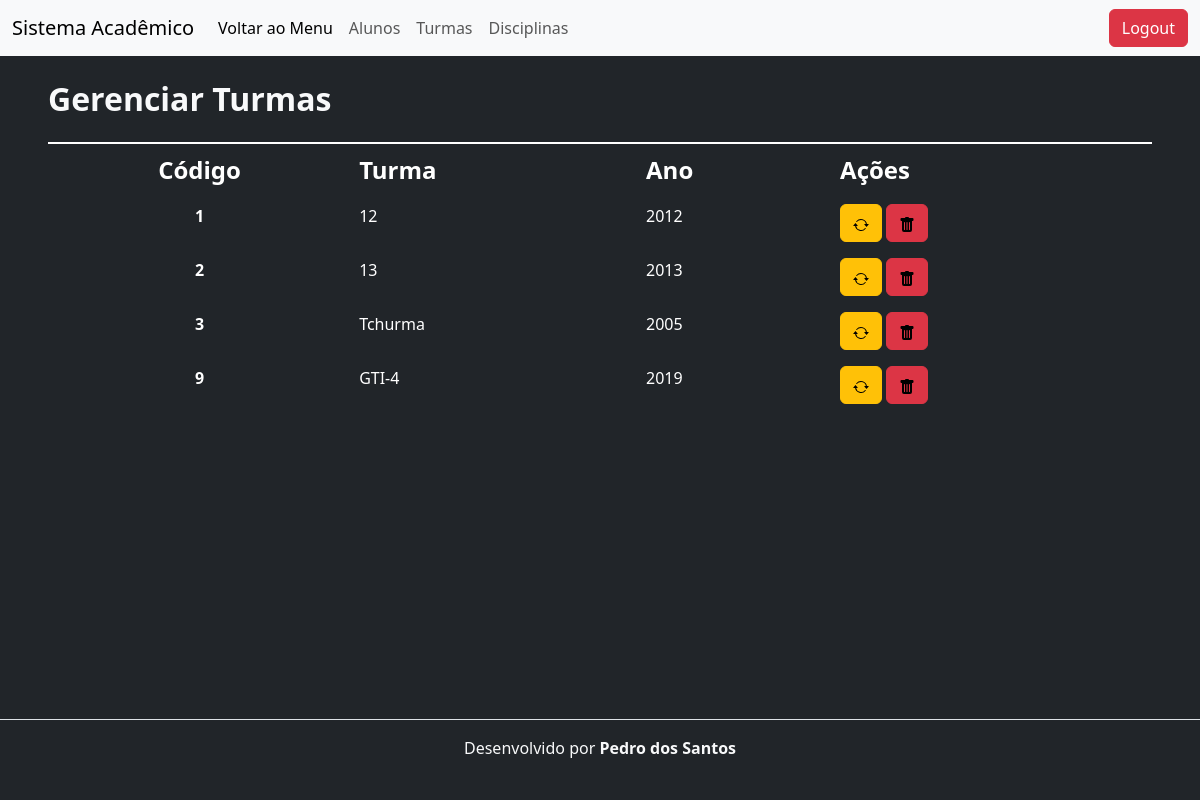
The app's page /sis-escolar/turmas/turmas-listar.php, older data.
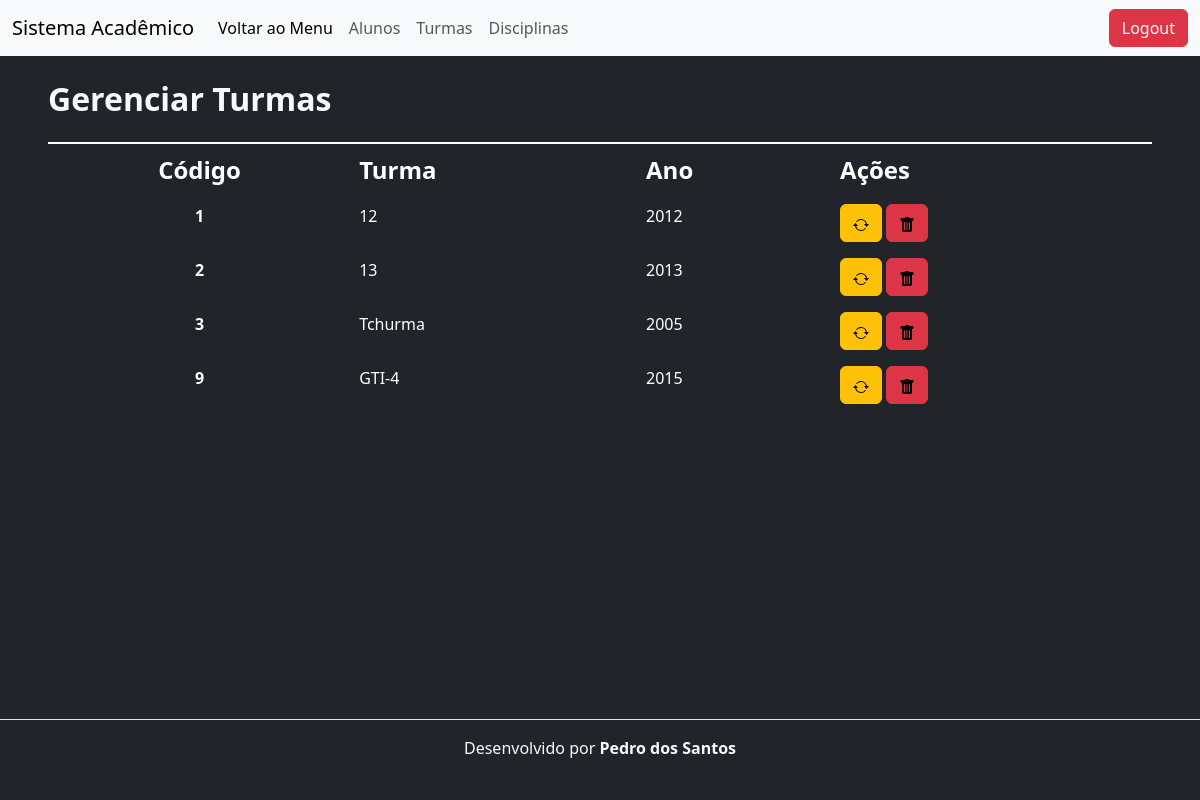
The same page, newer data.
### tables this page shows
CREATE TABLE `tb_turmas` (
  `id` int(8) NOT NULL,
  `descTurma` varchar(20) NOT NULL,
  `ano` varchar(4) NOT NULL
);

### sis-escolar/classes/Turma.php (called while the page is built, shortened)
<?php
class Turma{
    public function listar(){
        $sql = "SELECT * FROM tb_turmas";
        $conexao = new PDO('mysql:host=127.0.0.1;dbname=sis-escolar','root','');
        $resultado = $conexao->query($sql);
        $lista = $resultado->fetchAll();
        return $lista;
    }
}
?>

### sis-escolar/turmas/turmas-listar.php (the view, shortened to what this page needs)
<?php
    require_once "../classes/Turma.php";
    $turma = new Turma();
    $lista = $turma->listar();
?>
<!DOCTYPE html>
<html lang="pt-br">
<head>
    <link href="https://cdn.jsdelivr.net/npm/bootstrap@5.3.0-alpha3/dist/css/bootstrap.min.css" rel="stylesheet">
</head>
<body class="bg-dark text-light">
<header class="mb-4">
        <nav class="navbar navbar-expand-lg bg-body-tertiary">
            <div class="container-fluid">
              <a class="navbar-brand">Sistema Acadêmico</a>
              <div class="collapse navbar-collapse" id="navbarScroll">
                <ul class="navbar-nav me-auto my-2 my-lg-0 navbar-nav-scroll" style="--bs-scroll-height: 100px;">
                  <li class="nav-item">
                    <a class="nav-link active" aria-current="page" href="../menu.html"> Voltar ao Menu</a>
                  </li>
                  <li class="nav-item">
                    <a class="nav-link" href="../alunos/alunos-listar.php">Alunos</a>
                  </li>
                  <li class="nav-item">
                    <a class="nav-link" href="../turmas/turmas-listar.php">Turmas</a>
                  </li>
                  <li class="nav-item">
                    <a class="nav-link" href="../disciplinas/disciplinas-listar.php">Disciplinas</a>
                  </li>
                </ul>
                <a class="btn btn-danger" href="#">Logout</a>
              </div>
            </div>
          </nav>
    </header>
    <div class="px-5">
        <h1 class="my-4 fs-2 fw-bold">Gerenciar Turmas</h1>
        <div class="table-responsive align-item-center">
            <table class="table table-dark table-hover table-borderless">
                <thead>
                    <tr class="table-group-divider">
                        <th class="text-center fs-4" scope="col">Código</th>
                        <th class="fs-4" scope="col">Turma</th>
                        <th class="fs-4" scope="col">Ano</th>
                        <th class="fs-4" scope="col">Ações</th>
                    </tr>
                </thead>
                <tbody class="text-light">
                    <?php foreach ($lista as $linha): ?>
                    <tr>
                        <td class="text-center fw-bold"><?php echo $linha['id'] ?></td>
                        <td><?php echo $linha['descTurma'] ?></td>
                        <td><?php echo $linha['ano'] ?></td>
                        <td>
                            <a class="btn btn-warning" href="turmas-editar.php?id=<?= $linha['id'] ?>" role="button">
                            </a>
                            <a class="btn btn-danger" href="turmas-excluir.php?id=<?= $linha['id'] ?>" role="button">
                            </a>
                        </td>
                    </tr>
                    <?php endforeach ?>
                </tbody>
            </table>
        </div>
    </div>
    <footer class="fixed-bottom align-items-center py-3 my-2 border-top text-light">
        <p class="text-center ">Desenvolvido por <strong>Pedro dos Santos</strong></p>
    </footer>
</body>
</html>

Row changes from the older to the newer data that the page shows:
changed tb_turmas "GTI-4": ano "2019" → "2015"
